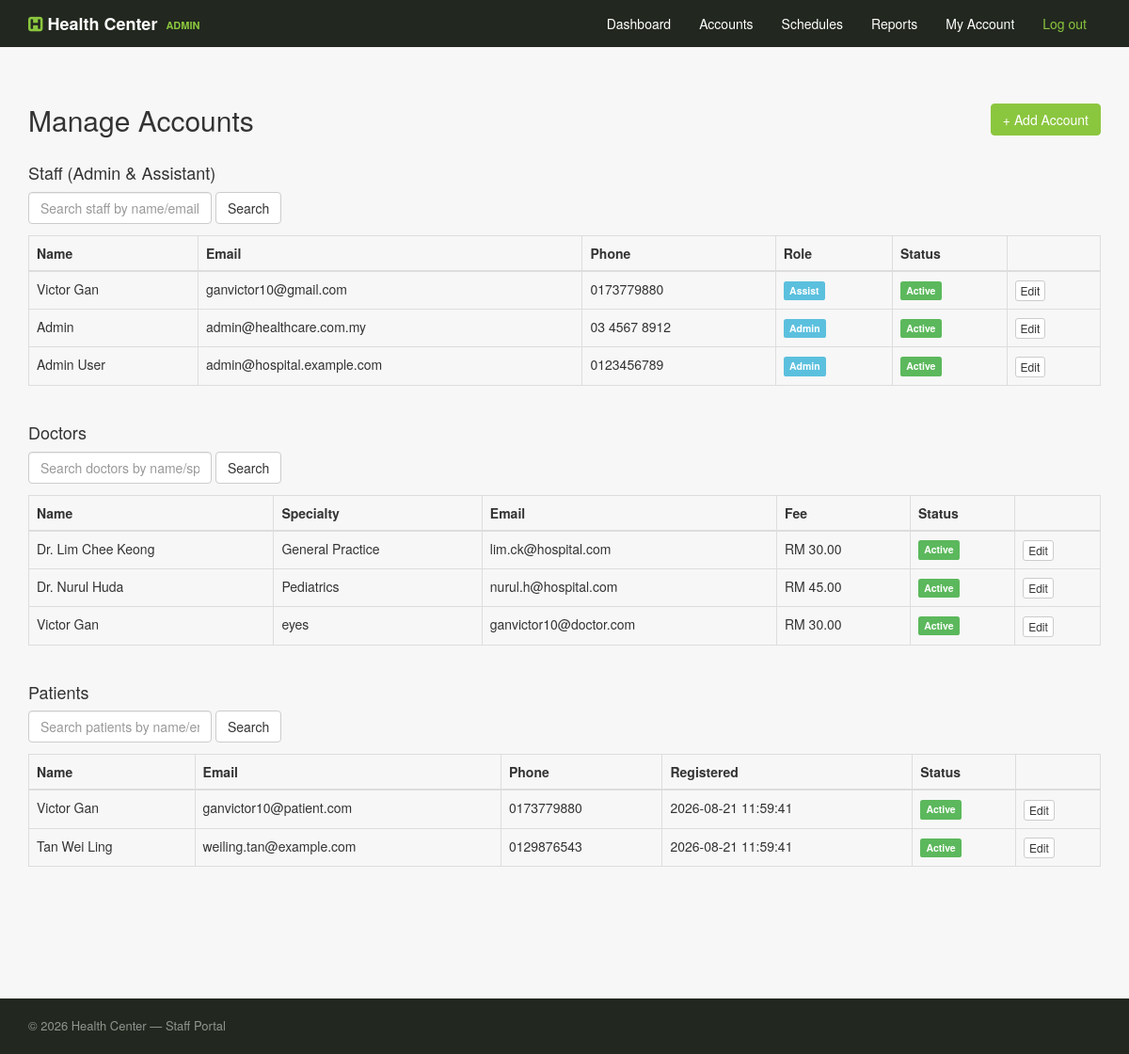
Page /public/admin/manage-accounts.php (signed in) on the committed database.
### tables this page shows
CREATE TABLE IF NOT EXISTS users (
    user_id         INT AUTO_INCREMENT PRIMARY KEY,
    full_name       VARCHAR(100)        NOT NULL,
    email           VARCHAR(150)        NOT NULL UNIQUE,
    password_hash   VARCHAR(255)        NOT NULL,  
    phone           VARCHAR(20),
    avatar_url      VARCHAR(500),
    role            ENUM('patient', 'doctor', 'assist', 'admin') NOT NULL DEFAULT 'patient',
    is_active       BOOLEAN             DEFAULT TRUE,    created_at      TIMESTAMP           DEFAULT CURRENT_TIMESTAMP,
    updated_at      TIMESTAMP           DEFAULT CURRENT_TIMESTAMP ON UPDATE CURRENT_TIMESTAMP
);

CREATE TABLE IF NOT EXISTS doctors (  
    doctor_id       INT AUTO_INCREMENT PRIMARY KEY,
    user_id         INT                 NULL UNIQUE,
    specialty       VARCHAR(100)        NOT NULL,  
    bio             TEXT,
    profile_image_url VARCHAR(255),                 
    consultation_fee DECIMAL(10,2)      DEFAULT 0.00,
    is_active       BOOLEAN             DEFAULT TRUE,  
    created_at      TIMESTAMP           DEFAULT CURRENT_TIMESTAMP,
    updated_at      TIMESTAMP           DEFAULT CURRENT_TIMESTAMP ON UPDATE CURRENT_TIMESTAMP,
    
    FOREIGN KEY (user_id) REFERENCES users(user_id) ON DELETE CASCADE
);

### public/admin/manage-accounts.php (the view, shortened to what this page needs)
<?php
$db      = Database::getConnection();
$role    = $_SESSION['role'];
$isAdmin = $role === 'admin';
$staffQ   = trim($_GET['staff_q'] ?? '');
$doctorQ  = trim($_GET['doctor_q'] ?? '');
$patientQ = trim($_GET['patient_q'] ?? '');
$staff = $doctors = $patients = [];
if ($isAdmin) {
    $stmt = $db->prepare(
        "SELECT * FROM users WHERE role IN ('admin','assist') AND (full_name LIKE :q OR email LIKE :q)
         ORDER BY role, full_name"
    );
    $stmt->execute(['q' => "%$staffQ%"]);
    $staff = $stmt->fetchAll(PDO::FETCH_ASSOC);
    $stmt = $db->prepare(
        "SELECT d.*, u.full_name, u.email, u.phone, u.is_active AS account_active FROM doctors d
         LEFT JOIN users u ON u.user_id = d.user_id
         WHERE u.full_name LIKE :q OR d.specialty LIKE :q OR u.email LIKE :q
         ORDER BY u.full_name"
    );
    $stmt->execute(['q' => "%$doctorQ%"]);
    $doctors = $stmt->fetchAll(PDO::FETCH_ASSOC);
}
$stmt = $db->prepare(
    "SELECT * FROM users WHERE role = 'patient' AND (full_name LIKE :q OR email LIKE :q)
     ORDER BY created_at DESC LIMIT 50"
);
$stmt->execute(['q' => "%$patientQ%"]);
$patients = $stmt->fetchAll(PDO::FETCH_ASSOC);
require_once __DIR__ . '/staff-header.php';
?>
<section style="padding:60px 0; min-height:70vh;">
    <div class="container">
        <div style="display:flex;justify-content:space-between;align-items:center;margin-bottom:30px;">
            <h2 style="margin:0;">Manage Accounts</h2>
            <a href="register-account.php" class="btn btn-primary" style="background:#8BC63F;border-color:#8BC63F;">
                + Add Account
            </a>
        </div>
        <?php if ($isAdmin): ?>
        <h4>Staff (Admin &amp; Assistant)</h4>
        <form method="get" action="manage-accounts.php" class="form-inline" style="margin-bottom:12px;">
            <input type="text" name="staff_q" class="form-control" placeholder="Search staff by name/email" value="<?= htmlspecialchars($staffQ) ?>">
            <button type="submit" class="btn btn-default">Search</button>
        </form>
        <table class="table table-bordered">
            <thead><tr><th>Name</th><th>Email</th><th>Phone</th><th>Role</th><th>Status</th><th></th></tr></thead>
            <tbody>
            <?php foreach ($staff as $s): ?>
                <tr>
                    <td><?= htmlspecialchars($s['full_name']) ?></td>
                    <td><?= htmlspecialchars($s['email']) ?></td>
                    <td><?= htmlspecialchars($s['phone'] ?? '') ?></td>
                    <td><span class="label label-info"><?= ucfirst($s['role']) ?></span></td>
                    <td><?= $s['is_active'] ? '<span class="label label-success">Active</span>' : '<span class="label label-default">Inactive</span>' ?></td>
                    <td><a href="manage-accounts.php?edit=staff&id=<?= (int) $s['user_id'] ?>#top" class="btn btn-xs btn-default">Edit</a></td>
                </tr>
            <?php endforeach; ?>
            </tbody>
        </table>
        <h4 style="margin-top:40px;">Doctors</h4>
        <form method="get" action="manage-accounts.php" class="form-inline" style="margin-bottom:12px;">
            <input type="text" name="doctor_q" class="form-control" placeholder="Search doctors by name/specialty" value="<?= htmlspecialchars($doctorQ) ?>">
            <button type="submit" class="btn btn-default">Search</button>
        </form>
        <table class="table table-bordered">
            <thead><tr><th>Name</th><th>Specialty</th><th>Email</th><th>Fee</th><th>Status</th><th></th></tr></thead>
            <tbody>
            <?php foreach ($doctors as $d): ?>
                <tr>
                    <td><?= htmlspecialchars($d['full_name']) ?></td>
                    <td><?= htmlspecialchars($d['specialty']) ?></td>
                    <td><?= htmlspecialchars($d['email']) ?></td>
                    <td>RM <?= number_format((float) $d['consultation_fee'], 2) ?></td>
                    <td><?= $d['is_active'] ? '<span class="label label-success">Active</span>' : '<span class="label label-default">Inactive</span>' ?></td>
                    <td><a href="manage-accounts.php?edit=doctor&id=<?= (int) $d['doctor_id'] ?>#top" class="btn btn-xs btn-default">Edit</a></td>
                </tr>
            <?php endforeach; ?>
            </tbody>
        </table>
        <?php endif;  ?>
        <h4 style="margin-top:40px;">Patients</h4>
        <form method="get" action="manage-accounts.php" class="form-inline" style="margin-bottom:12px;">
            <input type="text" name="patient_q" class="form-control" placeholder="Search patients by name/email" value="<?= htmlspecialchars($patientQ) ?>">
            <button type="submit" class="btn btn-default">Search</button>
        </form>
        <table class="table table-bordered">
            <thead><tr><th>Name</th><th>Email</th><th>Phone</th><th>Registered</th><th>Status</th><th></th></tr></thead>
            <tbody>
            <?php foreach ($patients as $p): ?>
                <tr>
                    <td><?= htmlspecialchars($p['full_name']) ?></td>
                    <td><?= htmlspecialchars($p['email']) ?></td>
                    <td><?= htmlspecialchars($p['phone'] ?? '') ?></td>
                    <td><?= htmlspecialchars($p['created_at']) ?></td>
                    <td><?= $p['is_active'] ? '<span class="label label-success">Active</span>' : '<span class="label label-default">Inactive</span>' ?></td>
                    <td><a href="manage-accounts.php?edit=patient&id=<?= (int) $p['user_id'] ?>#top" class="btn btn-xs btn-default">Edit</a></td>
                </tr>
            <?php endforeach; ?>
            </tbody>
        </table>
    </div>
</section>
<?php require_once __DIR__ . '/staff-footer.php'; ?>

### public/css/custom.css (style rules this page uses)
:root { --color-primary: #8BC63F; --color-primary-dark: #6EA32E; --color-primary-light: #EAF6D6; --color-dark: #22281F; --color-text: #3C3C3C; --color-muted: #757575; --color-border: #E7E7E7; --radius: 10px; }

### rows in the picture
users: full_name "Victor Gan", email "ganvictor10@gmail.com", phone "0173779880", role "Assist", is_active "Active"
users: full_name "Admin", email "admin@healthcare.com.my", phone "03 4567 8912", role "Admin", is_active "Active"
users: full_name "Admin User", email "admin@hospital.example.com", phone "0123456789", role "Admin", is_active "Active"
doctors: user.full_name "Dr. Lim Chee Keong", specialty "General Practice", user.email "lim.ck@hospital.com", consultation_fee "30.00", is_active "Active"
doctors: user.full_name "Dr. Nurul Huda", specialty "Pediatrics", user.email "nurul.h@hospital.com", consultation_fee "45.00", is_active "Active"
doctors: user.full_name "Victor Gan", specialty "eyes", user.email "ganvictor10@doctor.com", consultation_fee "30.00", is_active "Active"
users: full_name "Victor Gan", email "ganvictor10@patient.com", phone "0173779880", created_at "2026-08-21 11:59:41", is_active "Active"
users: full_name "Tan Wei Ling", email "weiling.tan@example.com", phone "0129876543", created_at "2026-08-21 11:59:41", is_active "Active"

### other values in the picture
$roleLabel "ADMIN"
$link['label'] "Dashboard"
$link['label'] "Accounts"
$link['label'] "Schedules"
$link['label'] "Reports"
$link['label'] "My Account"
